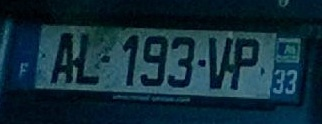
#> input picture AL193VP.jpg, 322 x 124 px
$ python -i 'segmentation copy.py'   (imports and definitions only)
#> lines starting #> are read from the running program, lines starting #| are printed output that depends on the picture; after the words box and inside, x2 and y2 are one past the last pixel; in counts of white or black regions, pixels touching at a corner belong together
import cv2
import numpy as np
import matplotlib.pyplot as plt
from operator import itemgetter

import aux

target_size=(258, 57)


def detect_rotation_angle(image):

    edges = cv2.Canny(image, 50, 150, apertureSize=3)
    lines = cv2.HoughLinesP(edges, 1, np.pi / 180, 100, minLineLength=100, maxLineGap=10)
    if lines is None:
        print("No se detectaron líneas en la imagen.")
        return 0, edges

    angles = []
    for line in lines:
        x1, y1, x2, y2 = line[0]
        angle = np.arctan2(y2 - y1, x2 - x1) * 180 / np.pi
        angles.append(angle)

    median_angle = np.median(angles)
    return median_angle, edges

def correct_rotation(image, angle):
    (h, w) = image.shape[:2]
    center = (w // 2, h // 2)
    M = cv2.getRotationMatrix2D(center, angle, 1.0)
    rotated = cv2.warpAffine(image, M, (w, h), flags=cv2.INTER_CUBIC, borderMode=cv2.BORDER_REPLICATE)
    return rotated

def correct_perspective(image):
    _, binary = cv2.threshold(image, 0, 255, cv2.THRESH_BINARY + cv2.THRESH_OTSU)
    contours, _ = cv2.findContours(binary, cv2.RETR_EXTERNAL, cv2.CHAIN_APPROX_SIMPLE)
    largest_contour = max(contours, key=cv2.contourArea)

    # Aproximar el contorno a un polígono
    epsilon = 0.02 * cv2.arcLength(largest_contour, True)
    approx = cv2.approxPolyDP(largest_contour, epsilon, True)

    if len(approx) == 4:
        # Ordenar los puntos para la transformación de perspectiva
        rect = np.zeros((4, 2), dtype="float32")
        s = approx.sum(axis=2)
        rect[0] = approx[np.argmin(s)]
        rect[2] = approx[np.argmax(s)]

        diff = np.diff(approx, axis=2)
        rect[1] = approx[np.argmin(diff)]
        rect[3] = approx[np.argmax(diff)]

        (tl, tr, br, bl) = rect
        widthA = np.sqrt(((br[0] - bl[0]) ** 2) + ((br[1] - bl[1]) ** 2))
        widthB = np.sqrt(((tr[0] - tl[0]) ** 2) + ((tr[1] - tl[1]) ** 2))
        maxWidth = max(int(widthA), int(widthB))

        heightA = np.sqrt(((tr[0] - br[0]) ** 2) + ((tr[1] - br[1]) ** 2))
        heightB = np.sqrt(((tl[0] - bl[0]) ** 2) + ((tl[1] - bl[1]) ** 2))
        maxHeight = max(int(heightA), int(heightB))

        dst = np.array([
            [0, 0],
            [maxWidth - 1, 0],
            [maxWidth - 1, maxHeight - 1],
            [0, maxHeight - 1]], dtype="float32")

        M = cv2.getPerspectiveTransform(rect, dst)
        warped = cv2.warpPerspective(image, M, (maxWidth, maxHeight))
        return warped
    else:
        return image


# [42 lines of commented-out code are left out]

def segment_characters(image):

    angle, edges = detect_rotation_angle(image)
    corrected_image = correct_rotation(image, angle)

    # Corregir la perspectiva si es necesario
    corrected_perspective = correct_perspective(corrected_image)

    # cropped_plate, canny = cut_plate(image)
    normalized_plate = cv2.resize(corrected_perspective, target_size, interpolation=cv2.INTER_AREA)

    # Aplicar Otsu
    _, binary = cv2.threshold(normalized_plate, 0, 255, cv2.THRESH_BINARY + cv2.THRESH_OTSU)
    binary = cv2.bitwise_not(binary)    # Hace falta invertirlo para la siguiente parte

    # Etiquetado de regiones conectadas
    num_labels, _, stats, _ = cv2.connectedComponentsWithStats(binary, connectivity=8)

    # Filtrar regiones
    min_area = 110; max_area = 850
    min_ratio = 0.05; max_ratio = 0.9   # No hay letras mas anchas que altas
    char_images = []

    for i in range(1, num_labels):
        x, y, w, h, area = stats[i, cv2.CC_STAT_LEFT], stats[i, cv2.CC_STAT_TOP], stats[i, cv2.CC_STAT_WIDTH], stats[i, cv2.CC_STAT_HEIGHT], stats[i, cv2.CC_STAT_AREA]
        if min_area < area < max_area:
            ratio = stats[i, cv2.CC_STAT_WIDTH] / stats[i, cv2.CC_STAT_HEIGHT]
            # print(ratio)    # Facil --> 0.25 a 0.55, Medio --> 0.14 a 0.65 (los malos a 7 y 75)
            if min_ratio < ratio < max_ratio:
                char = binary[y:y+h, x:x+w]
                # Redimensionar para normalizar tamaño
                char = aux.normalize(char)
                char = (stats[i, cv2.CC_STAT_LEFT], cv2.bitwise_not(char))    # Lo invierto para que se vea mejor
                char_images.append(char)


    # Se ordena segun el eje X
    char_images.sort(key=itemgetter(0))
    sorted = [char for _, char in char_images]

    # Mostrar los resultados (son muchos, lo hago en dos tandas)
    titles = ['Canny', 'Rotada', 'Corregida']
    images = [edges, corrected_image, corrected_perspective]
    aux.plot_images(images, titles)


    titles = ['Normalizada', 'Otsu']
    images = [normalized_plate, binary]
    aux.plot_images(images, titles)


    # Mostrar caracteres segmentados
    plt.figure(figsize=(10, 2))
    for i, j in enumerate(sorted):
        plt.subplot(1, len(sorted), i + 1)
        plt.imshow(j, cmap='gray')
        plt.axis('off')
    plt.suptitle('Caracteres Segmentados')
    plt.tight_layout()

    return sorted

>>> import cv2
>>> picture = cv2.imread('AL193VP.jpg')
#> picture is the input picture: shape (124, 322, 3); mean B, G, R 56.6, 43.9, 16.8
>>> result = segment_characters(picture)
#> in detect_rotation_angle, `edges = cv2.Canny(image, 50, 150, apertureSize=3)`:
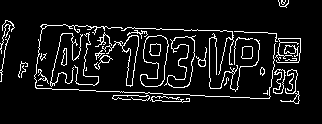
#> edges: shape (124, 322); 8.1% white in thin lines or dots, all inside (x1, y1, x2, y2) = (0, 0, 301, 104)
#> in detect_rotation_angle, `lines = cv2.HoughLinesP(edges, 1, np.pi / 180, 100, minLineLength=100,..`: lines = [[41, 25, 203, 30], [113, 91, 264, 98]]
#> the loop in detect_rotation_angle, `for line in lines:` made 2 passes
#> (x1, y1, x2, y2, angle) on passes 1 to 2: (41, 25, 203, 30, 1.77), (113, 91, 264, 98, 2.65)
#> after the loop in detect_rotation_angle, `for line in lines:`: angles = [1.77, 2.65]
#> in detect_rotation_angle, `median_angle = np.median(angles)`: median_angle = 2.21
#> in correct_rotation, `M = cv2.getRotationMatrix2D(center, angle, 1.0)`: M = [[0.999, 0.0386, -2.27], [-0.0386, 0.999, 6.26]]
#> in correct_rotation, `rotated = cv2.warpAffine(image, M, (w, h), flags=cv2.INTER_CUBIC, bord..`:
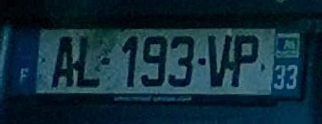
#> rotated: shape (124, 322, 3); mean B, G, R 56.8, 44.1, 16.9
#> (the run stopped early here; a loop or call above may not have finished)

$ run again, on 1033IR.png
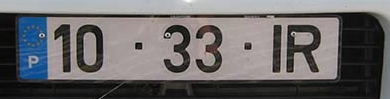
#> input picture 1033IR.png, 390 x 99 px
#> picture is the input picture: shape (99, 390, 3); mean B, G, R 103.1, 101.8, 103.7
#> in detect_rotation_angle, `edges = cv2.Canny(image, 50, 150, apertureSize=3)`:
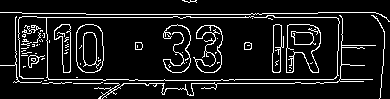
#> edges: shape (99, 390); 9.9% white in thin lines or dots
#> lines = [[37, 17, 341, 17], [191, 83, 323, 83], [221, 79, 381, 79], [86, 14, 261, 14], [68, 79, 181, 80]]
#> the loop in detect_rotation_angle, `for line in lines:` made 5 passes
#> (x1, y1, x2, y2, angle) on passes 1 to 5: (37, 17, 341, 17, 0), (191, 83, 323, 83, 0), (221, 79, 381, 79, 0), (86, 14, 261, 14, 0), (68, 79, 181, 80, 0.507)
#> after the loop in detect_rotation_angle, `for line in lines:`: angles = [0, 0, 0, 0, 0.507]
#> median_angle = 0
#> M = [[1, 0, 0], [0, 1, 0]]
